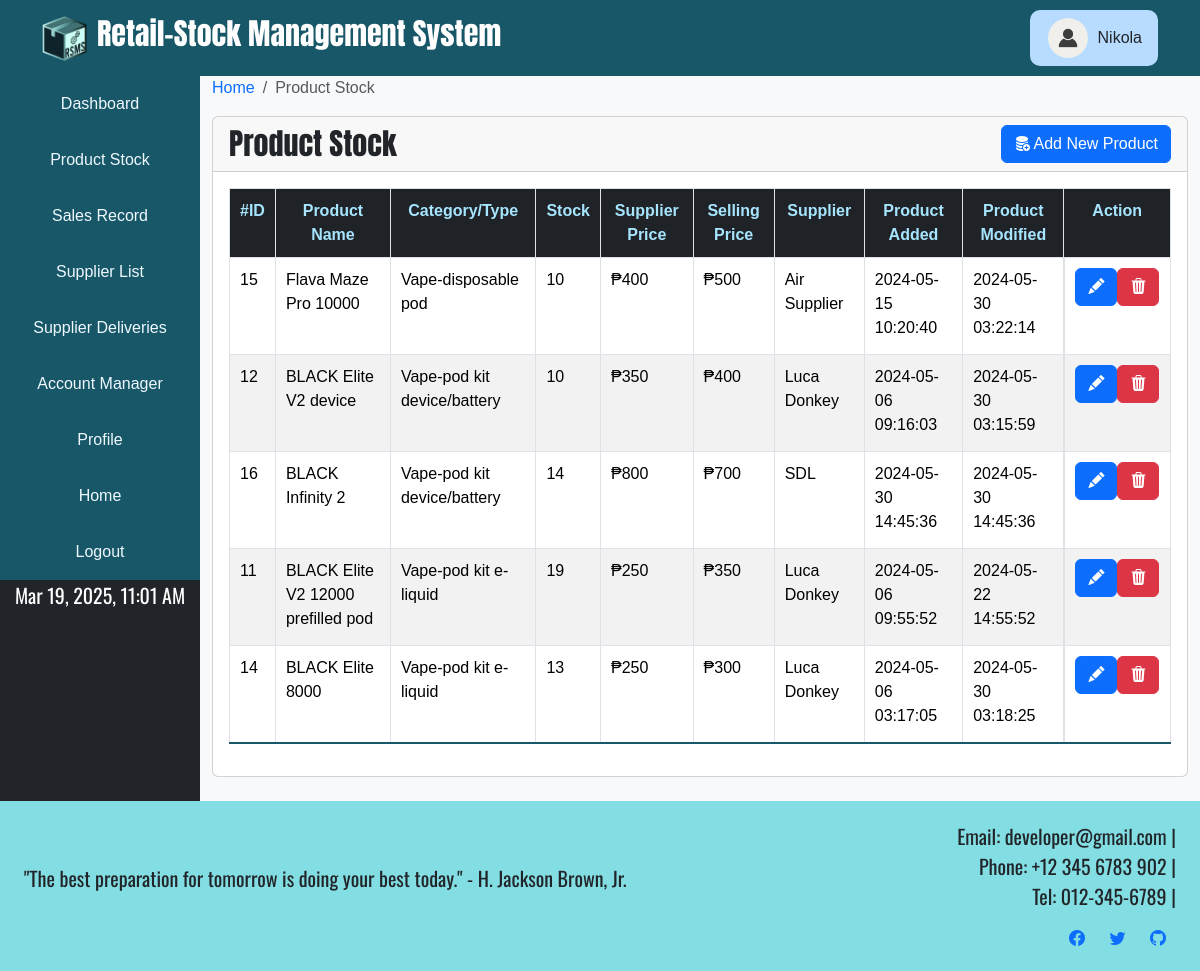
Page /pages/product_inv.php (signed in) on the committed database.
### tables this page shows
CREATE TABLE `product` (
  `product_id` int(11) NOT NULL,
  `brand_id` int(11) NOT NULL,
  `product_name` varchar(225) NOT NULL,
  `product_stock` int(11) NOT NULL,
  `selling_price` int(11) NOT NULL,
  `supplier_price` int(11) NOT NULL,
  `supplier_name` varchar(255) NOT NULL,
  `product_added` datetime NOT NULL DEFAULT current_timestamp(),
  `product_modified` datetime NOT NULL DEFAULT current_timestamp(),
  `product_category_id` int(11) NOT NULL,
  `product_type_id` int(11) NOT NULL
);

CREATE TABLE `brands` (
  `brand_id` int(11) NOT NULL,
  `brand_name` varchar(225) NOT NULL
);

CREATE TABLE `category` (
  `cat_id` int(11) NOT NULL,
  `category_name` varchar(225) DEFAULT NULL
);

CREATE TABLE `type` (
  `type_id` int(11) NOT NULL,
  `type_name` varchar(225) NOT NULL,
  `category_id` int(11) NOT NULL
);

### pages/product_inv.php (the view, shortened to what this page needs)
<?php
	include_once 'header_test.php';
?>
			<div class="col align-content-top bg-light">
				<nav aria-label="breadcrumb">
					<ol class="breadcrumb">
						<li class="breadcrumb-item"><a href="home.php" class="text-decoration-none">Home</a></li>
						<li class="breadcrumb-item active" aria-current="page">Product Stock</li>
					</ol>
				</nav>
			<div class="card mb-4">
				<div class="card-header d-flex justify-content-between align-items-center">
					<h2 class="mb-0">Product Stock</h2>
					<button type="button" class="btn btn-primary" data-bs-toggle="modal" data-bs-target="#addProduct">
						<i class="bi bi-database-fill-add"></i> Add New Product
					</button>
				</div>
				<div class="card-body">
					<div class="table-responsive">
					<?php
					require_once '../includes/db_inc.php';
					$sql = "SELECT product_id, brand_name, product_name, category_name, type_name, product_stock,
					supplier_price, selling_price, supplier_name, product_added, product_modified FROM `product`
					INNER JOIN `category` ON product.product_category_id = category.cat_id
					INNER JOIN `type` ON product.product_type_id = type.type_id
					INNER JOIN `brands` ON product.brand_id = brands.brand_id";
					$result = $conn->query($sql);
					if ($result->num_rows > 0) {
					echo "<table class='table table-bordered table-striped'>
							<tr>
								<th>#ID</th>
								<th>Product Name</th>
								<th>Category/Type</th>
								<th>Stock</th>
								<th>Supplier Price</th>
								<th>Selling Price</th>
								<th>Supplier</th>
								<th>Product Added</th>
								<th>Product Modified</th>
								<th>Action</th>
							</tr>";
						while($row = $result->fetch_assoc()) {
							echo "<tr>
									<td>".$row["product_id"]."</td>
									<td>".$row["brand_name"]." ".$row["product_name"]."</td>
									<td>".$row["category_name"]."-".$row["type_name"]."</td>
									<td>".$row["product_stock"]."</td>
									<td> ₱".$row["supplier_price"]."</td>
									<td> ₱".$row["selling_price"]."</td>
									<td>".$row["supplier_name"]."</td>
									<td>".$row["product_added"]."</td>
									<td>".$row["product_modified"]."</td>
									<td class='d-flex align-items-center justify-content-evenly pb-5'>
										<button class='btn btn-primary' data-bs-toggle='modal' data-bs-target='#editModal' data-id=". $row['product_id']." data-name=". $row['product_name']."><i class='bi bi-pencil-fill'></i></button>
										<button class= 'btn btn-danger' data-bs-toggle='modal' data-bs-target='#deleteModal' data-id='".$row['product_id']." 'data-name='".$row['brand_name']." ".$row['product_name']."'><i class='bi bi-trash3-fill'></i></button>
									</td>
								</tr>";
						}
					echo "</table>";
					} else {
					echo "<h3> 0 results </h3>";
					}
					?>
					</div>
				</div>
			</div>
<?php
	include_once 'footer.php';
?>

### css/style.css (style rules this page uses)
h2 { font-family: "Anton", sans-serif; font-size: 30px; font-style: normal; }
.breadcrumb a { text-decoration: none; }
body { font-family: Arial, sans-serif; background-color: #B7DCFF; }
.table th { background-color: #212529; text-align: center; color: #A7E5FF; }
.table th, .table td { padding: 10px 10px; }
.table tr:nth-of-type(even) { background-color: #3f3030; }
.table tr:last-of-type { border-bottom: 2px solid #175767; }

### rows in the picture
product: product_id "15", brand.brand_name "Flava", product_name "Maze Pro 10000", product_category.category_name "Vape", product_type.type_name "disposable pod", product_stock "10", supplier_price "400", selling_price "500", supplier_name "Air Supplier", product_added "2024-05-15 10:20:40", product_modified "2024-05-30 03:22:14"
product: product_id "12", brand.brand_name "BLACK", product_name "Elite V2 device", product_category.category_name "Vape", product_type.type_name "pod kit device/battery", product_stock "10", supplier_price "350", selling_price "400", supplier_name "Luca Donkey", product_added "2024-05-06 09:16:03", product_modified "2024-05-30 03:15:59"
product: product_id "16", brand.brand_name "BLACK", product_name "Infinity 2", product_category.category_name "Vape", product_type.type_name "pod kit device/battery", product_stock "14", supplier_price "800", selling_price "700", supplier_name "SDL", product_added "2024-05-30 14:45:36", product_modified "2024-05-30 14:45:36"
product: product_id "11", brand.brand_name "BLACK", product_name "Elite V2 12000 prefilled pod", product_category.category_name "Vape", product_type.type_name "pod kit e-liquid", product_stock "19", supplier_price "250", selling_price "350", supplier_name "Luca Donkey", product_added "2024-05-06 09:55:52", product_modified "2024-05-22 14:55:52"
product: product_id "14", brand.brand_name "BLACK", product_name "Elite 8000", product_category.category_name "Vape", product_type.type_name "pod kit e-liquid", product_stock "13", supplier_price "250", selling_price "300", supplier_name "Luca Donkey", product_added "2024-05-06 03:17:05", product_modified "2024-05-30 03:18:25"

### other values in the picture
$_SESSION["adminName"] "Nikola"
